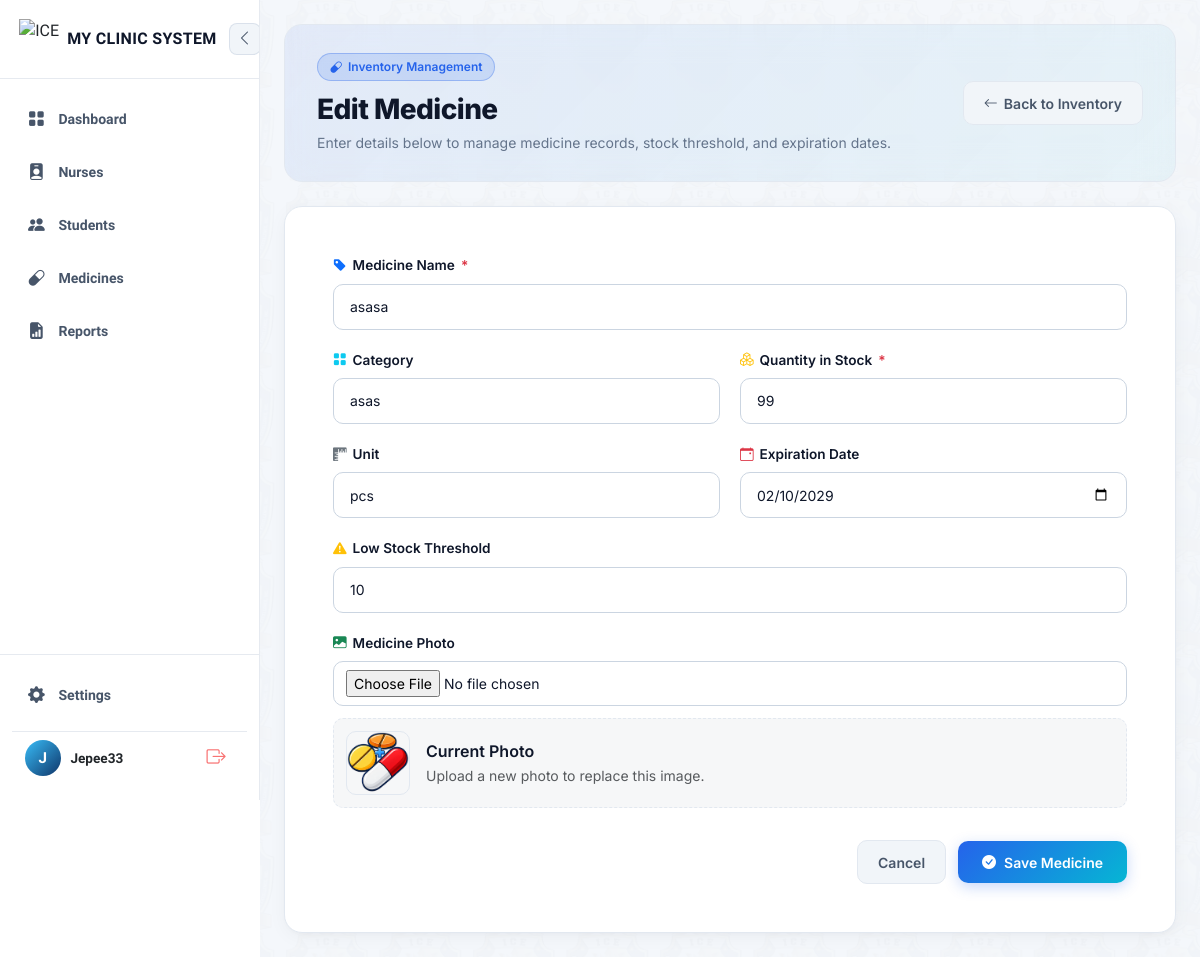
The page /medicines/11/edit/ (signed in) on the database as committed earlier.
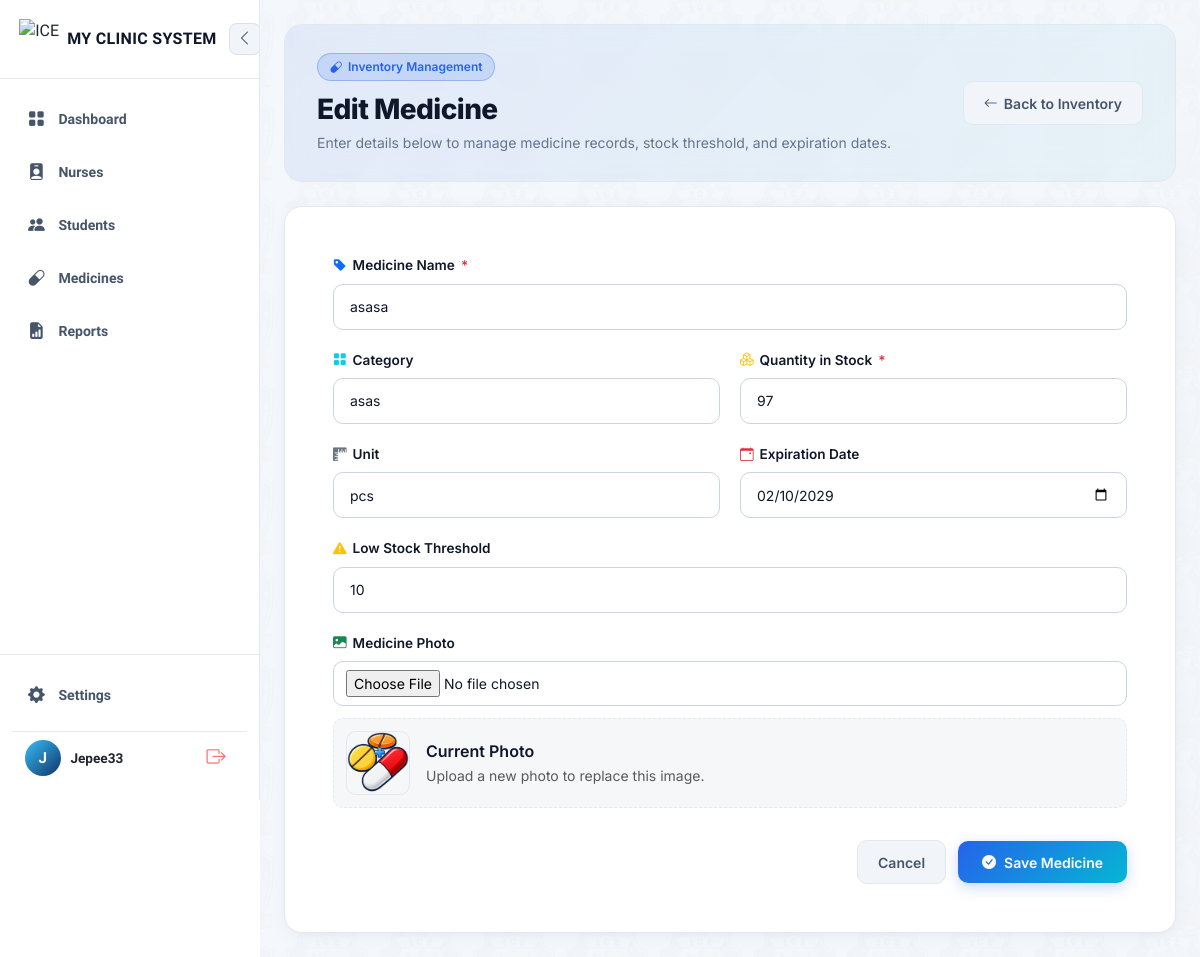
The same page on the database as committed later.
### clinic/models.py (models this page shows, shortened)
class Medicine(models.Model):
    name = models.CharField(max_length=150, unique=True)
    category = models.CharField(max_length=100, blank=True, help_text="hal. Pain Reliever, Antibiotic")
    quantity_in_stock = models.PositiveIntegerField(default=0)
    unit = models.CharField(max_length=30, default='pcs', help_text="hal. pcs, bottles, boxes")
    expiration_date = models.DateField(null=True, blank=True)
    low_stock_threshold = models.PositiveIntegerField(default=10)
    image = models.ImageField(upload_to='medicines/', blank=True, null=True, help_text="Upload an image of the medicine")
    date_added = models.DateTimeField(auto_now_add=True)
    @property
    def is_low_stock(self):
        return self.quantity_in_stock <= self.low_stock_threshold

### clinic/views/medicine.py (the view, shortened to what this page needs)
# urls.py: path('medicines/<int:pk>/edit/', views.medicine_edit, name='medicine_edit'),
@login_required
@role_required("admin", "nurse")
def medicine_edit(request, pk):
    medicine = get_object_or_404(Medicine, pk=pk)
    return render(request, "clinic/medicines/medicine_form.html", {"medicine": medicine})

### clinic/context_processors.py (called while the page is built)
def low_stock_alerts(request):
    if not request.user.is_authenticated:
        return {}
    try:
        role = request.user.profile.role
    except AttributeError:
        role = 'student'
    if role not in ('admin', 'nurse'):
        return {}
    from .models import Medicine
    low_stock_medicines = [m for m in Medicine.objects.all() if m.is_low_stock]
    return {
        'nav_low_stock_medicines': low_stock_medicines,
        'nav_low_stock_count': len(low_stock_medicines),
    }

### clinic/templates/clinic/medicines/medicine_form.html (shortened to what the changed rows need)
{% extends "clinic/base.html" %}
{% load static %}
{% block content %}
<link rel="stylesheet" href="https://cdnjs.cloudflare.com/ajax/libs/animate.css/4.1.1/animate.min.css" />
<div class="cms-container">
    <div class="dashboard-hero-card mb-4 d-flex justify-content-between align-items-center flex-wrap gap-3 ">
        <div>
            <h1 class="hero-title">
                {% if medicine %}Edit Medicine{% else %}Add New Medicine{% endif %}
            </h1>
        </div>
    </div>
    <div class="cms-card p-4 p-md-5 ">
        <form method="post" enctype="multipart/form-data">
            <div class="form-grid">
                <div class="form-group-full">
                    <label class="cms-label">
                        <i class="bi bi-tag-fill text-primary"></i> Medicine Name <span class="text-danger">*</span>
                    </label>
                    <input type="text" name="name" class="cms-input" value="{{ medicine.name|default:'' }}" placeholder="e.g. Paracetamol" required>
                </div>
                <div>
                    <label class="cms-label">
                        <i class="bi bi-grid-fill text-info"></i> Category
                    </label>
                    <input type="text" name="category" class="cms-input" value="{{ medicine.category|default:'' }}" placeholder="e.g. Pain Reliever">
                </div>
                <div>
                    <label class="cms-label">
                        <i class="bi bi-boxes text-warning"></i> Quantity in Stock <span class="text-danger">*</span>
                    </label>
                    <input type="number" name="quantity_in_stock" class="cms-input" value="{{ medicine.quantity_in_stock|default:'0' }}" required min="0">
                </div>
                <div>
                    <label class="cms-label">
                        <i class="bi bi-rulers text-secondary"></i> Unit
                    </label>
                    <input type="text" name="unit" class="cms-input" value="{{ medicine.unit|default:'pcs' }}" placeholder="e.g. pcs, tablets, mg">
                </div>
                <div>
                    <label class="cms-label">
                        <i class="bi bi-calendar-event text-danger"></i> Expiration Date
                    </label>
                    <input type="date" name="expiration_date" class="cms-input" value="{{ medicine.expiration_date|date:'Y-m-d'|default:'' }}">
                </div>
                <div class="form-group-full">
                    <label class="cms-label">
                        <i class="bi bi-exclamation-triangle-fill text-warning"></i> Low Stock Threshold
                    </label>
                    <input type="number" name="low_stock_threshold" class="cms-input" value="{{ medicine.low_stock_threshold|default:'10' }}" min="0" placeholder="Minimum level before alerting">
                </div>
                <div class="form-group-full">
                    <div id="previewContainer" class="image-preview-wrapper {% if not medicine.image %}d-none{% endif %}">
                        <img id="imagePreview" src="{% if medicine.image %}{{ medicine.image.url }}{% endif %}" alt="Preview" class="current-image-preview">
                        <div>
                            <span class="d-block fw-semibold fs-7" id="previewLabel">Current Photo</span>
                            <small class="text-muted fs-8">Upload a new photo to replace this image.</small>
                        </div>
                    </div>
                </div>
            </div>
        </form>
    </div>
</div>
{% endblock %}

Rows that differ between the two databases and show on the page:
changed Medicine "asasa": quantity_in_stock "99" → "97"
